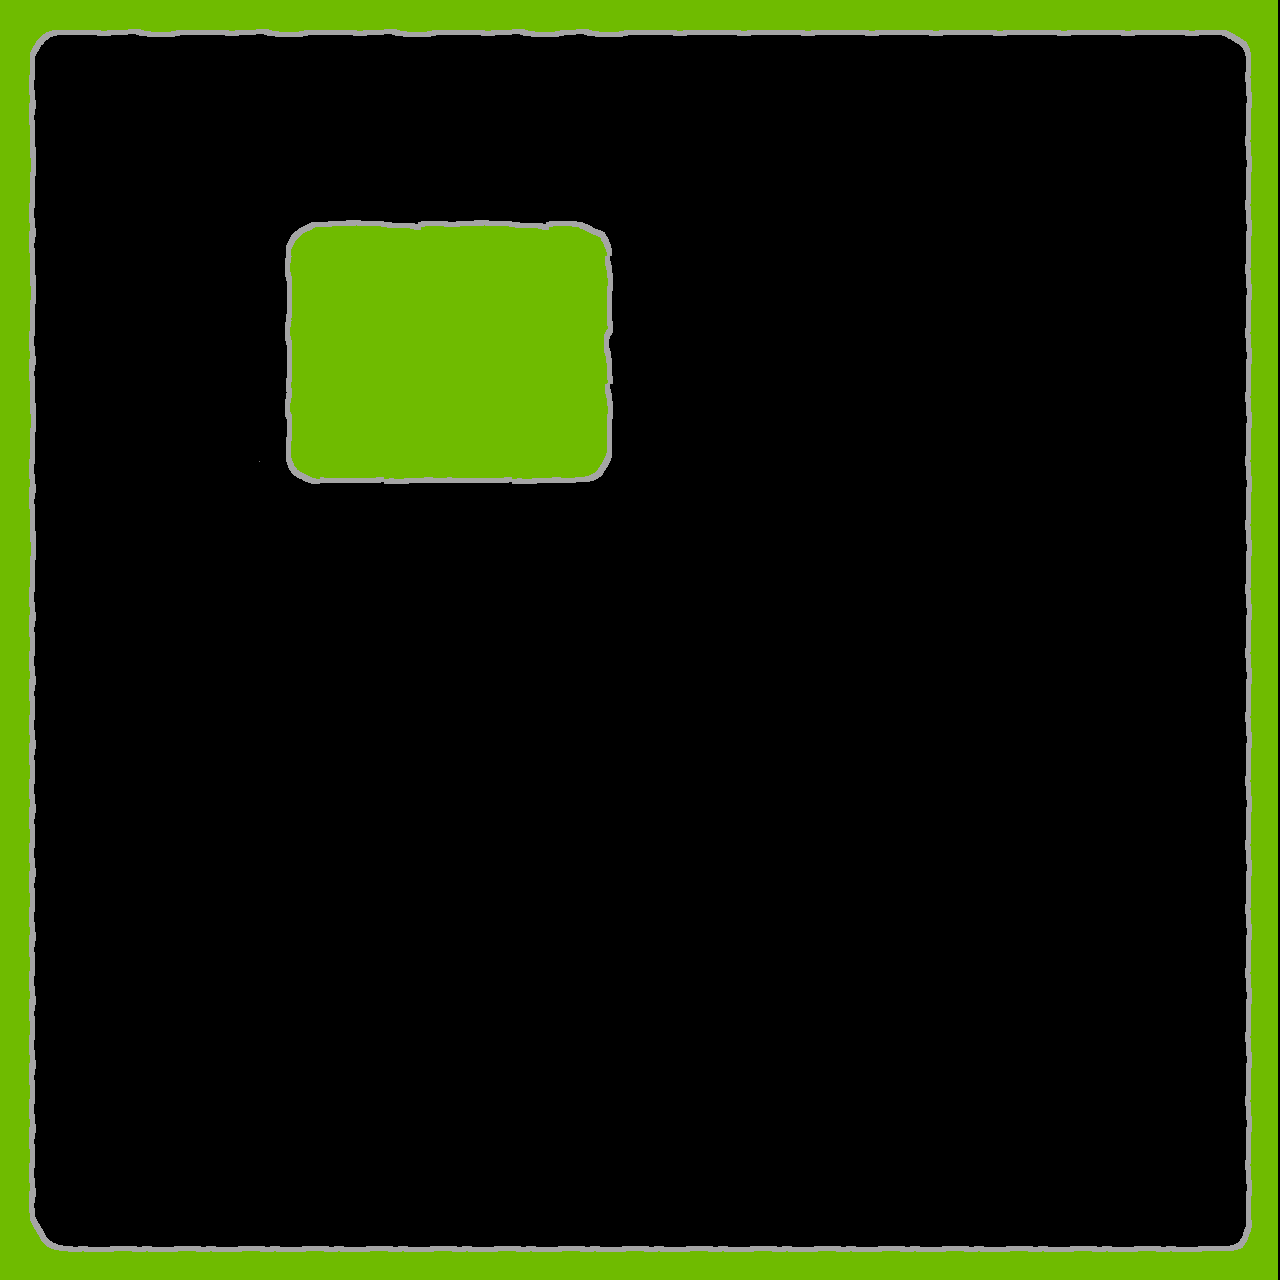

The image is a tile-based game level rendered from a .tmx file. Its description and source (layers, tilesets, objects; grid data summarised) follow:
An orthogonal 20x20 tile map with 64x64 px tiles, 1 tile layer (Tile Layer 1).

<map version="1.0" orientation="orthogonal" width="20" height="20" tilewidth="64" tileheight="64">
 <tileset firstgid="1" name="road-tiles" tilewidth="64" tileheight="64">
  <image source="road-tiles.png" width="512" height="512" />
 </tileset>
 <layer name="Tile Layer 1" width="20" height="20">
  <data>[400 cells, 106 non-empty, 23 distinct tile ids]</data>
 </layer>
</map>
